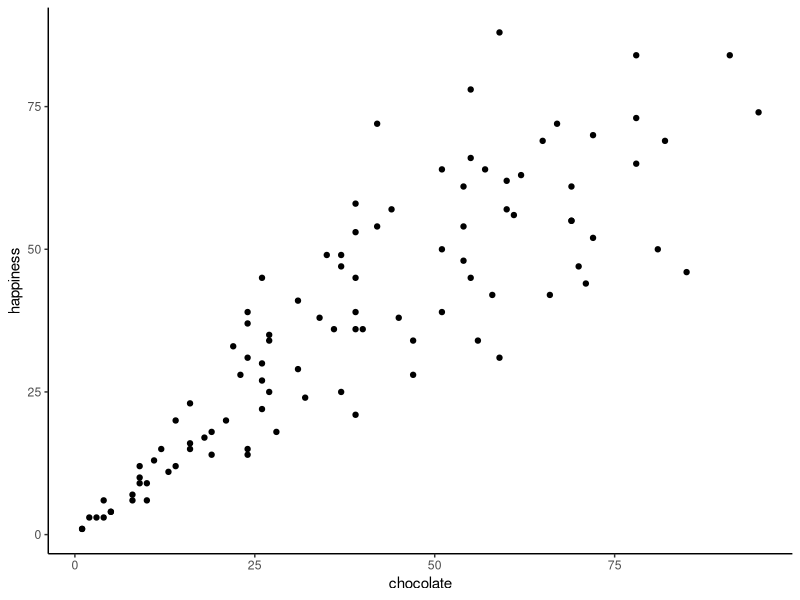
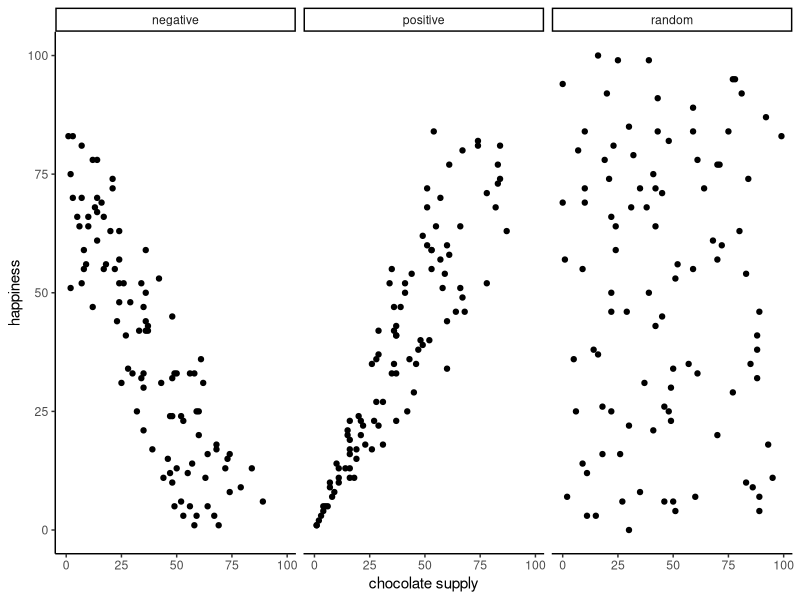
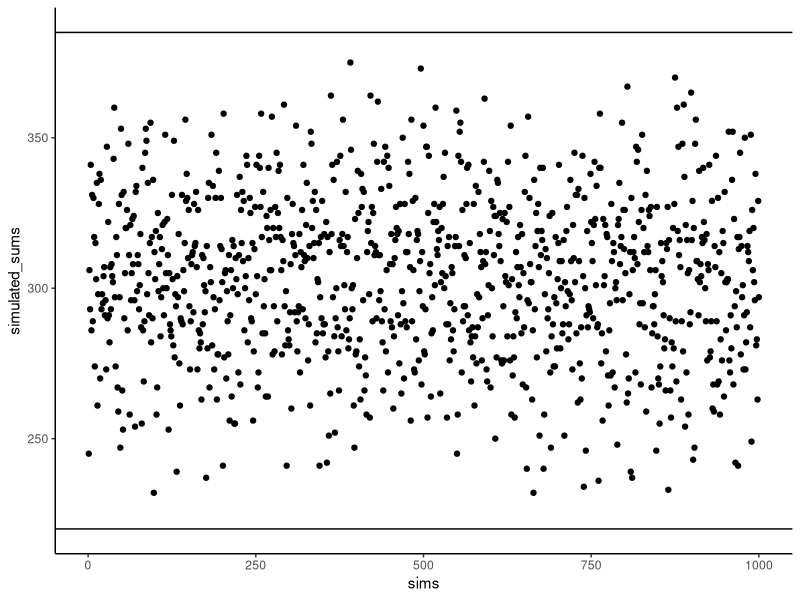
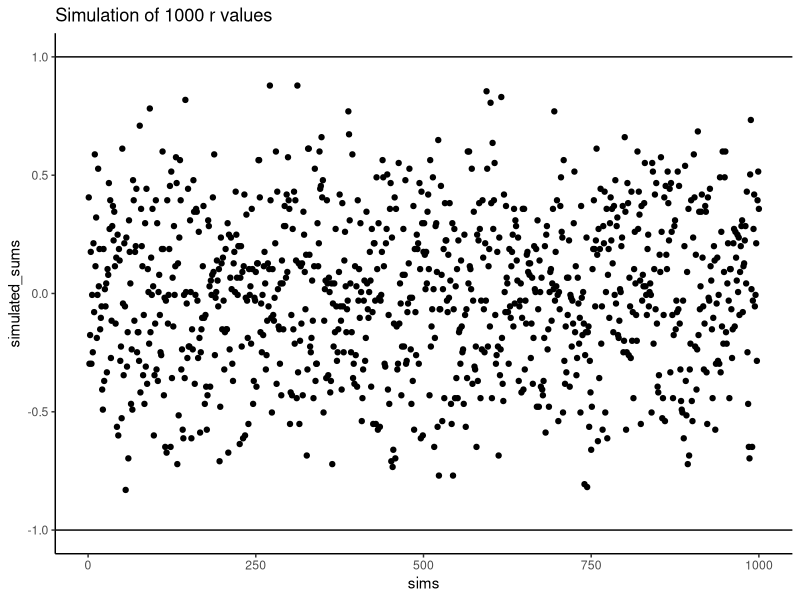
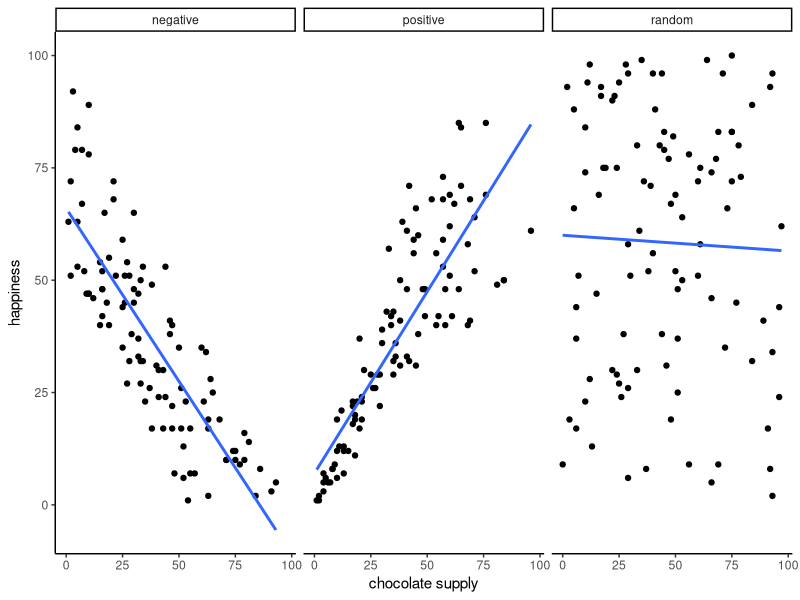
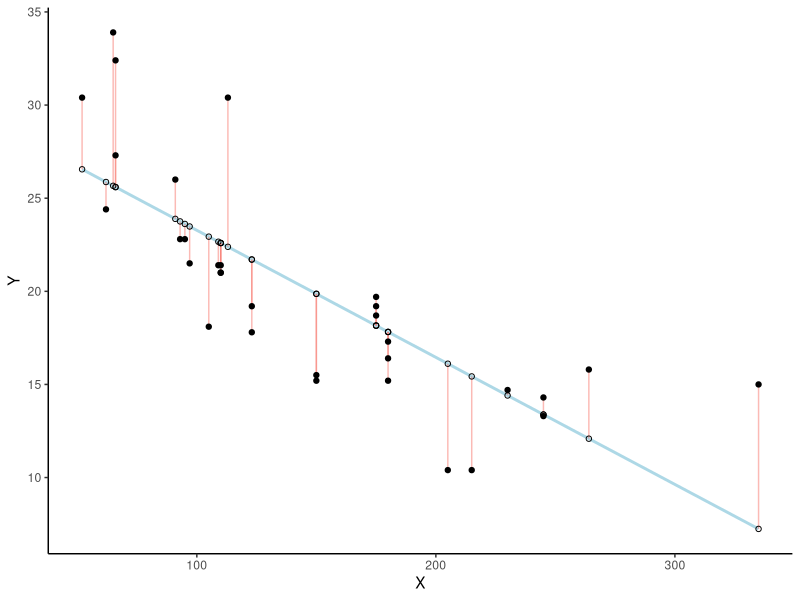
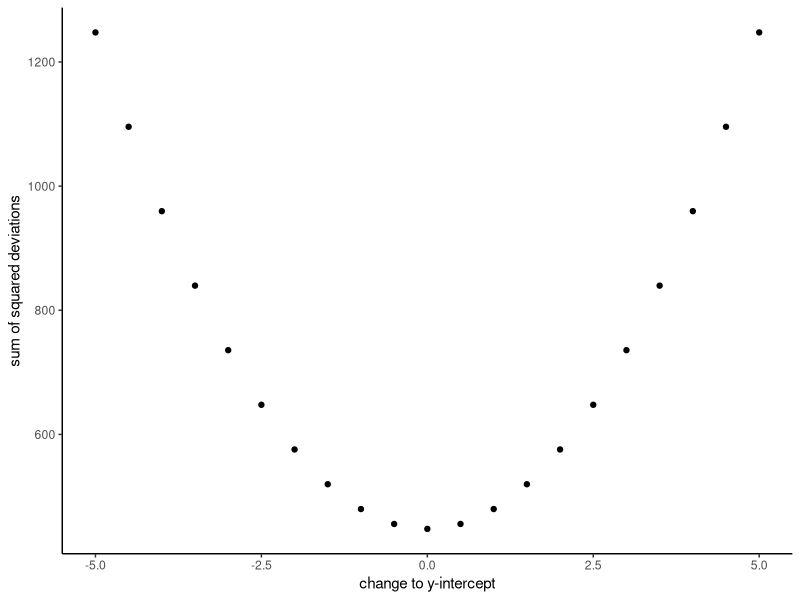
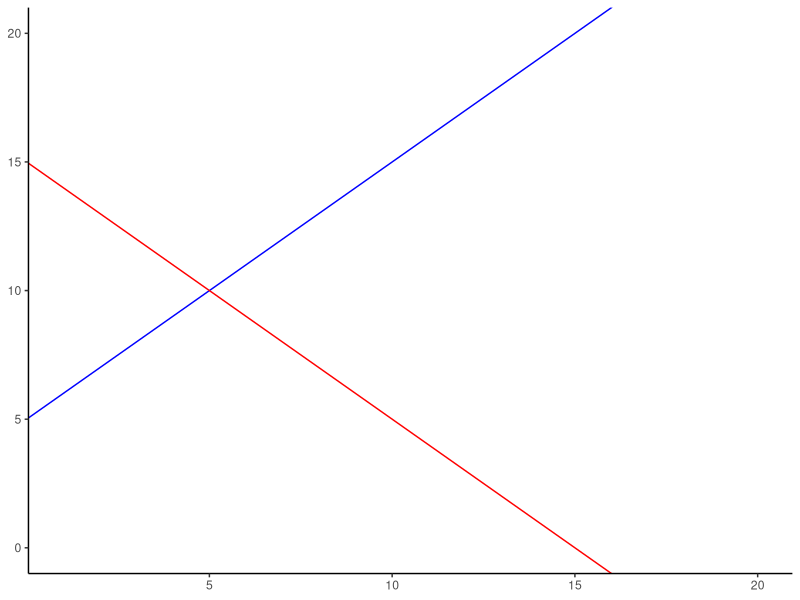

Here is the R script that generated these plots, in order: (Note: this script raises an error after producing the figures.)
## ---- chunk 1
subject<-1:100
chocolate<-round(1:100*runif(100,.5,1))
happiness<-round(1:100*runif(100,.5,1))

the_df_CC<-data.frame(subject,chocolate,happiness)


the_df_short<-the_df_CC[1:10,]

knitr::kable(the_df_short)
## ---- chunk 2
library(ggplot2)
ggplot(the_df_CC,aes(x=chocolate,y=happiness))+
  geom_point()+
  theme_classic()


## ---- chunk 3

subject_x<-1:100
chocolate_x<-round(1:100*runif(100,.5,1))
happiness_x<-round(1:100*runif(100,.5,1))

df_positive<-data.frame(subject_x,chocolate_x,happiness_x)

subject_x<-1:100
chocolate_x<-round(1:100*runif(100,.5,1))
happiness_x<-round(100:1*runif(100,.5,1))

df_negative<-data.frame(subject_x,chocolate_x,happiness_x)

subject_x<-1:100
chocolate_x<-round(runif(100,0,100))
happiness_x<-round(runif(100,0,100))

df_random<-data.frame(subject_x,chocolate_x,happiness_x)

all_data<-rbind(df_positive,df_negative,df_random)
all_data<-cbind(all_data,correlation=rep(c("positive","negative","random"),each=100))

ggplot(all_data,aes(x=chocolate_x,y=happiness_x))+
  geom_point()+
  theme_classic()+
  facet_wrap(~correlation)+
  xlab("chocolate supply")+
  ylab("happiness")

## ---- chunk 4
library(dplyr)

the_df_short <- the_df_short %>%
  rbind(c("Sums",colSums(the_df_short[1:10,2:3]))) %>%
  rbind(c("Means",colMeans(the_df_short[1:10,2:3])))
knitr::kable(the_df_short)

## ---- chunk 5
the_df_temp<-data.frame(subject,chocolate,happiness,Chocolate_X_Happiness=chocolate*happiness)

the_df_short<-the_df_temp[1:10,]

the_df_short <- the_df_short %>%
  rbind(c("Sums",colSums(the_df_short[1:10,2:4]))) %>%
  rbind(c("Means",colMeans(the_df_short[1:10,2:4])))
knitr::kable(the_df_short)

## ---- chunk 6
the_df_short<-data.frame(scores=1:10,X=1:10, Y=1:10, A=1:10, B=10:1, XY = 1:10*1:10, AB=1:10*10:1)

the_df_short <- the_df_short %>%
  rbind(c("Sums",colSums(the_df_short[1:10,2:7]))) %>%
  rbind(c("Means",colMeans(the_df_short[1:10,2:7])))
knitr::kable(the_df_short)
## ---- chunk 7
simulated_sums<-length(0)
for(sim in 1:1000){
X<-sample(1:10)
Y<-sample(1:10)
simulated_sums[sim]<-sum(X*Y)
}
sim_df<-data.frame(sims=1:1000,simulated_sums)
ggplot(sim_df,aes(x=sims,y=simulated_sums))+
  geom_point()+
  theme_classic()+
  geom_hline(yintercept = 385)+
  geom_hline(yintercept = 220)

## ---- chunk 8
the_df<-the_df_CC

the_df_short<-the_df[1:10,]

the_df_short<-cbind(the_df_short,
                    C_d = round((chocolate[1:10]-mean(chocolate[1:10])),digits=2),
                    H_d = round((happiness[1:10]-mean(happiness[1:10])),digits=2),
                    Cd_x_Hd = round(((chocolate[1:10]-mean(chocolate[1:10]))* (happiness[1:10]-mean(happiness[1:10]))),digits=2))

the_df_short <- the_df_short %>%
  rbind(c("Sums",round(colSums(the_df_short[1:10,2:6])),digits=2)) %>%
  rbind(c("Means",round(colMeans(the_df_short[1:10,2:6])),digits=2))

knitr::kable(the_df_short)

## ---- chunk 9
simulated_sums <- length(0)
for(sim in 1:1000){
  X <- sample(1:10)
  Y <- sample(1:10)
  simulated_sums[sim] <- cor(X,Y)
}

sim_df <- data.frame(sims=1:1000,simulated_sums)

ggplot(sim_df, aes(x = sims, y = simulated_sums))+
  geom_point()+
  theme_classic()+
  geom_hline(yintercept = -1)+
  geom_hline(yintercept = 1)+
  ggtitle("Simulation of 1000 r values")

## ---- chunk 10

subject_x<-1:100
chocolate_x<-round(1:100*runif(100,.5,1))
happiness_x<-round(1:100*runif(100,.5,1))

df_positive<-data.frame(subject_x,chocolate_x,happiness_x)

subject_x<-1:100
chocolate_x<-round(1:100*runif(100,.5,1))
happiness_x<-round(100:1*runif(100,.5,1))

df_negative<-data.frame(subject_x,chocolate_x,happiness_x)

subject_x<-1:100
chocolate_x<-round(runif(100,0,100))
happiness_x<-round(runif(100,0,100))

df_random<-data.frame(subject_x,chocolate_x,happiness_x)

all_data<-rbind(df_positive,df_negative,df_random)
all_data<-cbind(all_data,correlation=rep(c("positive","negative","random"),each=100))

ggplot(all_data,aes(x=chocolate_x,y=happiness_x))+
  geom_point()+
  theme_classic()+
  geom_smooth(method="lm",se=F)+
  facet_wrap(~correlation)+
  xlab("chocolate supply")+
  ylab("happiness")

## ---- chunk 11
d <- mtcars
fit <- lm(mpg ~ hp, data = d)
d$predicted <- predict(fit)   # Save the predicted values
d$residuals <- residuals(fit) # Save the residual values

ggplot(d, aes(x = hp, y = mpg)) +
  geom_smooth(method = "lm", se = FALSE, color = "lightblue") +  # Plot regression slope
  geom_segment(aes(xend = hp, yend = predicted, color="red"), alpha = .5) +  # alpha to fade lines
  geom_point() +
  geom_point(aes(y = predicted), shape = 1) +
  theme_classic()+
  theme(legend.position="none")+
  xlab("X")+ylab("Y")

# Quick look at the actual, predicted, and residual values
#library(dplyr)
#d %>% select(mpg, predicted, residuals) %>% head()

## ---- chunk 12

d <- mtcars
fit <- lm(mpg ~ hp, data = d)
d$predicted <- predict(fit)   # Save the predicted values
d$residuals <- residuals(fit) # Save the residual values

coefs<-coef(lm(mpg ~ hp, data = mtcars))
coefs[1]
coefs[2]

x<-d$hp
move_line<-seq(-5,5,.5)
total_error<-c(length(move_line))
cnt<-0
for(i in move_line){
  cnt<-cnt+1
  predicted_y <- coefs[2]*x + coefs[1]+i
  error_y <- (predicted_y-d$mpg)^2
  total_error[cnt]<-sum(error_y)
}
df<-data.frame(move_line,total_error)
ggplot(df,aes(x=move_line,y=total_error))+
  geom_point()+
  theme_classic()+
  ylab("sum of squared deviations")+
  xlab("change to y-intercept")

## ---- chunk 13
ggplot()+
  geom_abline(slope=1,intercept=5,color="blue")+
  geom_abline(slope=-1, intercept=15, color="red")+
  lims(x = c(1,20), y = c(0,20))+
  theme_classic()

## ---- chunk 14
scores<-c(1,2,3,4,5,6,7)
x<-c(1,4,3,6,5,7,8)
y<-c(2,5,1,8,6,8,9)
x_squared<-x^2
y_squared<-y^2
xy<-x*y

all_df<-data.frame(scores,x,y,x_squared,y_squared,xy)

all_df <- all_df %>%
  rbind(c("Sums",colSums(all_df[1:7,2:6]))) 

slope=((sum(y)*sum(x_squared))-(sum(x)*sum(xy)))/((7*sum(x_squared))-sum(x)^2)
intercept=(7*sum(xy)-sum(x)*sum(y))/(7*sum(x_squared)-sum(x)^2)

knitr::kable(all_df)

## ---- chunk 15
plot_df<-data.frame(x,y)

ggplot(plot_df,aes(x=x,y=y))+
  geom_point()+
  geom_smooth(method="lm")+
  theme_classic()

coef(lm(x~y,plot_df))

## ---- chunk 16

Ball<-1:10
North_pole<-round(round(runif(10,1,10)))
South_pole<-round(round(runif(10,1,10)))

the_df_balls<-data.frame(Ball,North_pole,South_pole)

#the_df_balls <- the_df_balls %>%
#  rbind(c("Sums",colSums(the_df_balls[1:10,2:3]))) %>%
#  rbind(c("Means",colMeans(the_df_balls[1:10,2:3])))
knitr::kable(the_df_balls)

## ---- chunk 17
simulated_correlations <- length(0)
for(sim in 1:1000){
  North_pole <- runif(10,1,10)
  South_pole <- runif(10,1,10)
  simulated_correlations[sim] <- cor(North_pole,South_pole)
}

sim_df <- data.frame(sims=1:1000,simulated_correlations)

ggplot(sim_df, aes(x = sims, y = simulated_correlations))+
  geom_point()+
  theme_classic()+
  geom_hline(yintercept = -1)+
  geom_hline(yintercept = 1)+
  ggtitle("Simulation of 1000 r values")
## ---- chunk 18

subject_x<-1:100
chocolate_x<-round(1:100*runif(100,.5,1))
happiness_x<-round(1:100*runif(100,.5,1))

df_positive<-data.frame(subject_x,chocolate_x,happiness_x)

subject_x<-1:100
chocolate_x<-round(1:100*runif(100,.5,1))
happiness_x<-round(100:1*runif(100,.5,1))

df_negative<-data.frame(subject_x,chocolate_x,happiness_x)

subject_x<-1:100
chocolate_x<-round(runif(100,0,100))
happiness_x<-round(runif(100,0,100))

df_random<-data.frame(subject_x,chocolate_x,happiness_x)

all_data<-rbind(df_positive,df_negative,df_random)
all_data<-cbind(all_data,correlation=rep(c("positive","negative","random"),each=100))

ggplot(all_data,aes(x=chocolate_x,y=happiness_x))+
  geom_point()+
  geom_smooth(method=lm,se=FALSE)+
  theme_classic()+
  facet_wrap(~correlation)+
  xlab("chocolate supply")+
  ylab("happiness")

## ---- chunk 19
knitr::include_graphics(path="gifs/corUnifn10-1.gif")
## ---- chunk 20
hist(simulated_correlations,breaks=seq(-1,1,.1))
## ---- chunk 21
all_df<-data.frame()
for(s_size in  c(10,50,100,1000)){
  simulated_correlations <- length(0)
  for(sim in 1:1000){
    North_pole <- runif(s_size,1,10)
    South_pole <- runif(s_size,1,10)
    simulated_correlations[sim] <- cor(North_pole,South_pole)
  }
sim_df <- data.frame(sample_size=rep(s_size,1000),sims=1:1000,simulated_correlations)
all_df<-rbind(all_df,sim_df)
}


ggplot(all_df,aes(x=simulated_correlations))+
  geom_histogram()+
  facet_wrap(~sample_size)+
  theme_classic()

## ---- chunk 22
knitr::include_graphics(path="gifs/corUnifFourNs-1.gif")
## ---- chunk 23
knitr::include_graphics(path="gifs/corNormFourNs-1.gif")
## ---- chunk 24
knitr::include_graphics(path="gifs/corRealgif-1.gif")
